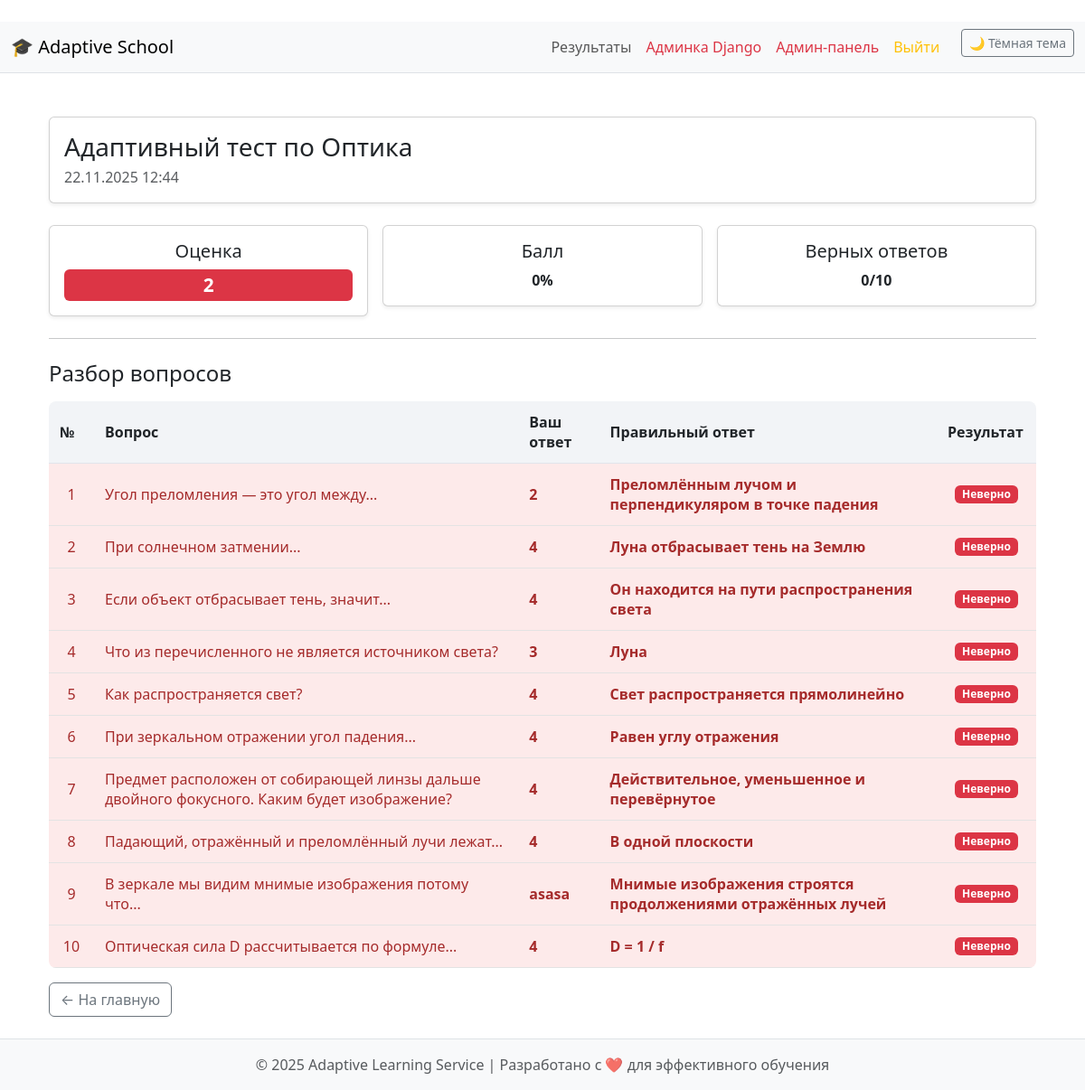
The app's page /result/6/ (signed in), older data.
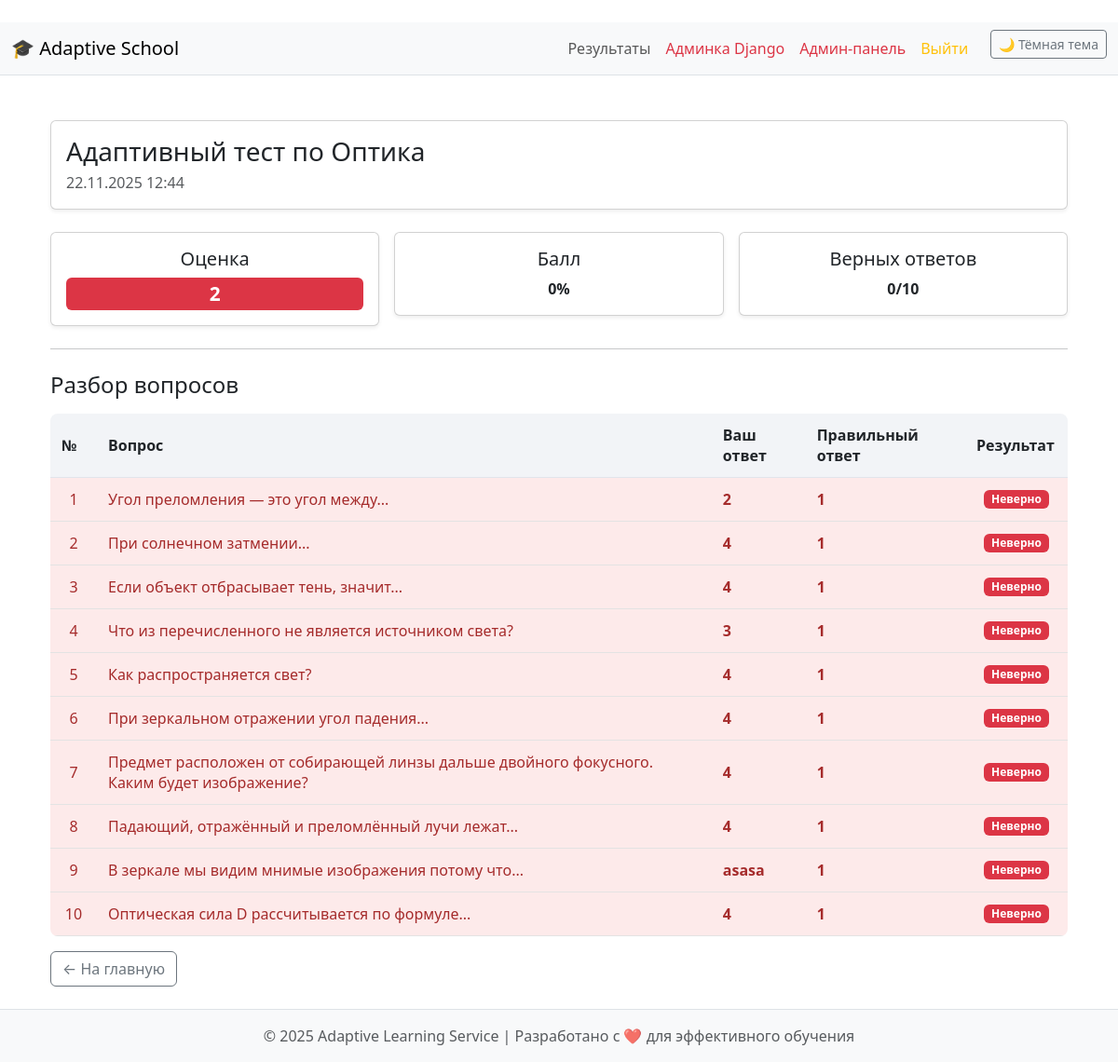
The same page, newer data.
### school/models.py (models this page shows, shortened)
class StudentAnswer(models.Model):
    result = models.ForeignKey("TestResult", on_delete=models.CASCADE, related_name="answers")
    question = models.ForeignKey("Question", on_delete=models.SET_NULL, null=True)
    given_answer = models.CharField(max_length=255)
    is_correct = models.BooleanField()

class Question(models.Model):
    DIFFICULTY_CHOICES = [
        ('very_easy', 'Очень легко'),
        ('easy', 'Легко'),
        ('medium', 'Средне'),
        ('hard', 'Сложно'),
        ('very_hard', 'Очень сложно'),
    ]
    subtopic = models.ForeignKey(SubTopic, on_delete=models.CASCADE, related_name="questions", null=True)
    text = models.TextField()
    difficulty = models.CharField(max_length=20, choices=DIFFICULTY_CHOICES)
    is_open = models.BooleanField(default=False)
    option_1 = models.CharField(max_length=255, blank=True)
    option_2 = models.CharField(max_length=255, blank=True)
    option_3 = models.CharField(max_length=255, blank=True)
    option_4 = models.CharField(max_length=255, blank=True)
    correct_answer = models.CharField(max_length=255)

### school/views.py (the view)
# urls.py: path("result/<int:result_id>/", views.test_result_detail, name="test_result_detail"),
@login_required
def test_result_detail(request, result_id):
    result = get_object_or_404(TestResult, id=result_id, student__user=request.user)
    answers = result.answers.select_related("question")
    total = answers.count()
    correct = answers.filter(is_correct=True).count()
    return render(request, "test_result_detail.html", {
        "result": result,
        "answers": answers,
        "total": total,
        "correct": correct,
        "percent": int((correct / total) * 100) if total else 0,
    })

### templates/test_result_detail.html (shortened to what this page needs)
﻿{% extends "base.html" %}
{% block content %}
  <div class="container mt-4">
    <div class="card shadow-sm mb-4">
      <div class="card-body">
        <h3 class="card-title mb-1">{{ result.test.title }}</h3>
        <p class="text-muted mb-0">{{ result.completed_at|date:"d.m.Y H:i" }}</p>
      </div>
    </div>
    <div class="row g-3 mb-4">
      <div class="col-md-4">
        <div class="card shadow-sm text-center p-3">
          <h5>Оценка</h5>
          <span class="badge
          {% if result.grade == 5 %}bg-success
          {% elif result.grade == 4 %}bg-primary
          {% elif result.grade == 3 %}bg-warning
          {% else %}bg-danger{% endif %}
        " style="font-size:1.3rem">{{ result.grade }}</span>
        </div>
      </div>
      <div class="col-md-4">
        <div class="card shadow-sm text-center p-3">
          <h5>Балл</h5>
          <span class="fw-bold">{{ result.score }}%</span>
        </div>
      </div>
      <div class="col-md-4">
        <div class="card shadow-sm text-center p-3">
          <h5>Верных ответов</h5>
          <span class="fw-bold">{{ correct }}/{{ total }}</span>
        </div>
      </div>
    </div>
    <hr class="mb-4">
    <h4 class="mb-3">Разбор вопросов</h4>
   <div class="table-responsive">
  <table class="custom-table">
    <thead>
    <tr>
      <th style="width:50px;">№</th>
      <th>Вопрос</th>
      <th>Ваш ответ</th>
      <th>Правильный ответ</th>
      <th style="width:110px;">Результат</th>
    </tr>
    </thead>
    <tbody>
    {% for a in answers %}
      <tr class="{% if a.is_correct %}custom-row-correct{% else %}custom-row-wrong{% endif %}">
        <td class="text-center">{{ forloop.counter }}</td>
        <td>{{ a.question.text }}</td>
        <td class="fw-semibold">{{ a.given_answer }}</td>
        <td class="fw-semibold">{{ a.question.correct_answer }}</td>
        <td class="text-center">
          {% if a.is_correct %}
            <span class="badge bg-success">Верно</span>
          {% else %}
            <span class="badge bg-danger">Неверно</span>
          {% endif %}
        </td>
      </tr>
    {% endfor %}
    </tbody>
  </table>
</div>
    <a href="/" class="btn btn-outline-secondary mt-3">← На главную</a>
  </div>
{% endblock %}

Row changes from the older to the newer data that the page shows:
changed through a linked row, StudentAnswer "Угол преломления — это угол между...": question.correct_answer "Преломлённым лучом и перпендикуляром в точке падения" → "1"
changed through a linked row, StudentAnswer "При солнечном затмении...": question.correct_answer "Луна отбрасывает тень на Землю" → "1"
changed through a linked row, StudentAnswer "Если объект отбрасывает тень, значит...": question.correct_answer "Он находится на пути распространения света" → "1"
changed through a linked row, StudentAnswer "Что из перечисленного не является источником света?": question.correct_answer "Луна" → "1"
changed through a linked row, StudentAnswer "Как распространяется свет?": question.correct_answer "Свет распространяется прямолинейно" → "1"
changed through a linked row, StudentAnswer "При зеркальном отражении угол падения...": question.correct_answer "Равен углу отражения" → "1"
changed through a linked row, StudentAnswer (number 7 of 10 on the later page): question.correct_answer "Действительное, уменьшенное и перевёрнутое" → "1"
changed through a linked row, StudentAnswer "Падающий, отражённый и преломлённый лучи лежат...": question.correct_answer "В одной плоскости" → "1"
changed through a linked row, StudentAnswer "asasa": question.correct_answer "Мнимые изображения строятся продолжениями отражённых лучей" → "1"
changed through a linked row, StudentAnswer "Оптическая сила D рассчитывается по формуле...": question.correct_answer "D = 1 / f" → "1"
